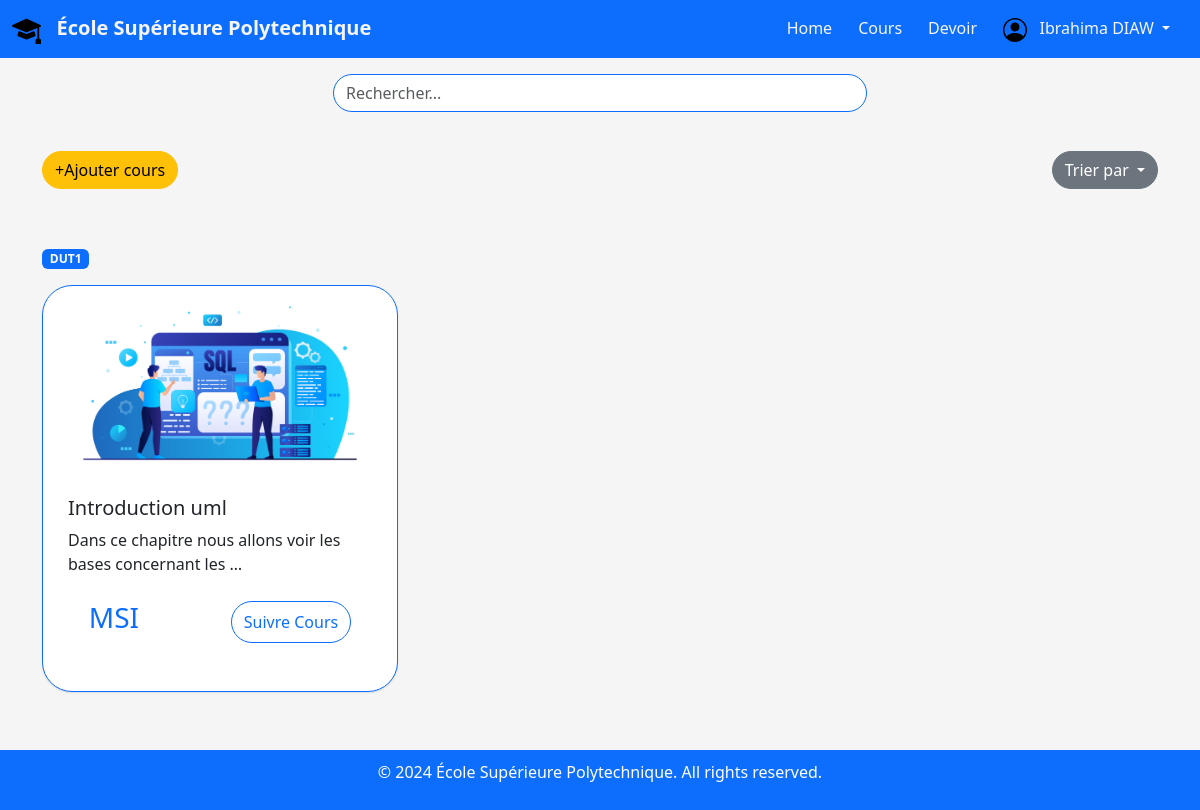
/enseignant/cours (signed in), run on an earlier commit of the app's database.
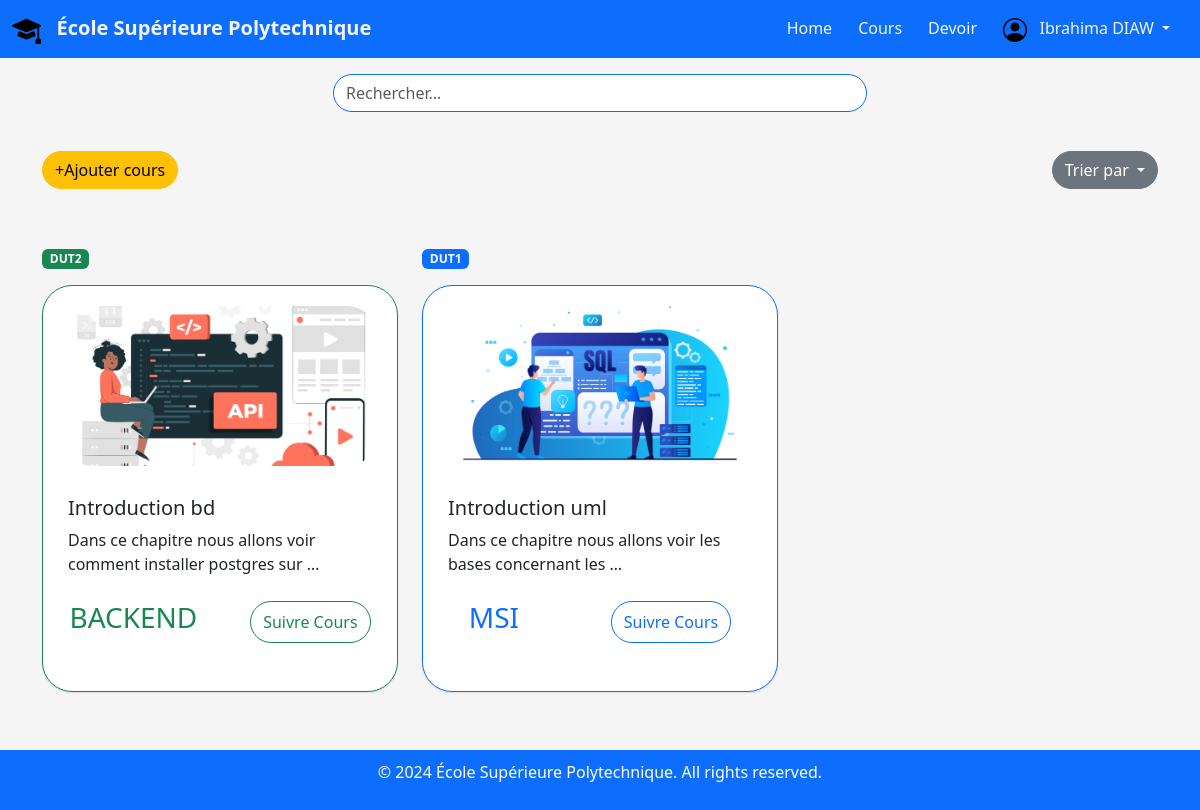
And on a later commit of the database.
### enseignant/models.py (models this page shows, shortened)
class model_Cours(models.Model):
    id = models.AutoField(primary_key=True)
    title = models.CharField(max_length=100)
    subject = models.CharField(max_length=100)
    classe = models.CharField(max_length=15)
    description = models.TextField()
    teacher = models.ForeignKey(User, on_delete=models.CASCADE)
    created_at = models.DateTimeField(auto_now_add=True)
    updated_at = models.DateTimeField(auto_now=True)
    image_file = models.FileField(upload_to='images/')
    video_file = models.FileField(upload_to='videos/')

### enseignant/views.py (the view)
# urls.py: path('cours', views.cours, name='cours_enseignant'),
@login_required(login_url='/enseignant/login')
def cours(request):
    if request.method == "GET":
        tri = request.GET.get('tri')
        if tri:
            v_teacher = request.user
            ensemble = model_Cours.objects.filter(teacher=v_teacher).order_by('-id')  # Tri par défaut
            if tri == 'dut1':
                ensemble = ensemble.filter(classe='DUT1')
            elif tri == 'dut2':
                ensemble = ensemble.filter(classe='DUT2')
            if ensemble.exists():
                need = [{
                    "id": cours.id,
                    "title": cours.title,
                    "description": cours.description,
                    "subject": cours.subject,
                    "classe": cours.classe,
                    "image_file": cours.image_file,
                } for cours in ensemble]
            else:
                need = []
            return render(request, 'cours_t/cours.html', {'all_cours': need})
        else:
            v_teacher = request.user
            ensemble = model_Cours.objects.filter(teacher=v_teacher).order_by('-id')
            if ensemble.exists():
                need = [{
                    "id": cours.id,
                    "title": cours.title,
                    "description": cours.description,
                    "subject": cours.subject,
                    "classe": cours.classe,
                    "image_file": cours.image_file,
                } for cours in ensemble]
            else:
                need = []
            return render(request, 'cours_t/cours.html', {'all_cours': need})
    else:
        return redirect('/enseignant/home')

### enseignant/templates/cours_t/cours.html (shortened to what this page needs)
{% extends 'main_t/base.html' %}
{% block content %}
<div class="container mt-3">
    <form id="searchForm" action="{% url 'search_t' %}" method="post">
        <div class="row justify-content-center">
            <div class="col-md-6">
                <div class="input-group mb-2">
                    <input id="searchInput" type="text" required class="form-control rounded-5 mt-0 border-primary" name="query" value="{{ query }}" placeholder="Rechercher...">
                </div>
            </div>
        </div>
    </form>
</div>
<div class="mt-3">
    <div class="row align-items-center">
        <div class="col-md-6 text-md-start mb-2">
            <a href="{% url 'add_cours_enseignant' %}" class="btn btn-warning rounded-5">+Ajouter cours</a>
        </div>
        <div class="col-md-6 text-md-end mb-2">
            <div class="dropdown">
                <button class="btn btn-secondary dropdown-toggle rounded-5" type="button" id="dropdownMenuButton" data-bs-toggle="dropdown" aria-expanded="false">
                    Trier par
                </button>
            </div>
        </div>
    </div>
</div>
<div class="row row-cols-1 row-cols-md-3 g-4 py-5">
{% for cours in all_cours %}
    <div class="col">
        <div class="mb-3">
            <span class="badge {% if cours.classe == 'DUT1' %} bg-primary {% else %} bg-success {% endif %}">{{ cours.classe }}</span>
        </div>
        <div class="card {% if cours.classe == 'DUT1' %} border-primary {% else %} border-success {% endif %}">
            {% if cours.image_file %}
                {% with image_url=cours.image_file.url %}
                    <img src="{{ image_url }}" class="card-img-top" alt="{{ cours.title }}">
                {% endwith %}
            {% else %}
                <p>No image available</p>
            {% endif %}
            <div class="card-body">
                <h5 class="card-title">{{ cours.title|capfirst }}</h5>
                <p class="card-text">{{ cours.description|truncatewords:10 }}</p>
            </div>
            <div class="mb-5 d-flex justify-content-around">
                <h3 class="{% if cours.classe == 'DUT1' %} text-primary {% else %} text-success {% endif %}">{{ cours.subject }}</h3>
                <button class="btn {% if cours.classe == 'DUT1' %} btn-outline-primary {% else %} btn-outline-success {% endif %} rounded-5">
                    {% if cours.id %}
                        <a href="{% url 'media_course' cours.id %}" style="color: inherit; text-decoration: none;">Suivre Cours</a>
                    {% else %}
                        <span style="color: red;">Invalid Link</span>
                    {% endif %}
                </button>
            </div>
        </div>
    </div>
    {% endfor %}
</div>
{% endblock %}

### enseignant/templates/main_t/base.html (shortened to what this page needs)
<!DOCTYPE html>
<html lang="en">
<head>
  {% load static %}
  <link href="https://cdn.jsdelivr.net/npm/bootstrap@5.3.0-alpha1/dist/css/bootstrap.min.css" rel="stylesheet">
</head>
<body>
    <nav class="navbar navbar-expand-lg navbar-dark">
        <div class="container-fluid">
            <a class="navbar-brand" {% if user.is_authenticated %} href="/enseignant/home" {% else %} href="/" {% endif %} style="color: #f5f5f5;">
                <img src="{% static 'test/logo_esp.svg' %}" alt="Logo" height="29">
                &nbsp; École Supérieure Polytechnique</a>
            <div class="collapse navbar-collapse justify-content-end" id="navbarNav">
                <ul class="navbar-nav">
                    {% if user.is_authenticated %}
                        <li class="nav-item">
                            <a class="nav-link" href="/enseignant/home" style="color: #f5f5f5;">Home</a>
                        </li>
                        <li class="nav-item">
                            <a class="nav-link" href="/enseignant/cours" style="color: #f5f5f5;">Cours</a>
                        </li>
                        <li class="nav-item">
                            <a class="nav-link" href="/enseignant/devoir" style="color: #f5f5f5;">Devoir</a>
                        </li>
                        <li class="nav-item dropdown">
                            <a class="nav-link dropdown-toggle" href="#" id="navbarDropdown" role="button" data-bs-toggle="dropdown" aria-expanded="false" style="color: #f5f5f5;">
                                <img src="{% static 'test/account.svg' %}" alt="Account Icon" width="24" height="24">
                                &nbsp; {{ user.first_name|capfirst }} {{ user.last_name|upper }}
                            </a>
                        </li>
                    {% endif %}
                </ul>
            </div>
        </div>
    </nav>
    <div class="container">
        {% block content %}
        {% endblock %}
    </div>
    <footer class="footer">
        <div class="container">
            <p>&copy; 2024 École Supérieure Polytechnique. All rights reserved.</p>
        </div>
    </footer>
</body>
</html>

### enseignant/templates/main_t/base.html (style rules this page uses)
body { background-color: #f5f5f5; padding-bottom: 70px; }
.navbar-brand { color: #ffffff; font-weight: bold; }
.navbar { background-color: #0d6efd; }
.form-control { margin-bottom: 15px; }
.footer { position: fixed; left: 0; bottom: 0; width: 100%; background-color: #0d6efd; color: #ffffff; text-align: center; padding: 10px 0; z-index: 999; }
.navbar-nav .navbar-text, .navbar-nav .nav-link { margin-right: 10px; color: #f5f5f5; }
.card-img-top { width: 100%; height: 200px; object-fit: cover; border-radius: 50px; padding: 20px; }
.card { border-radius: 30px; box-shadow: rgba(0, 0, 0, 0.1) 0px 1px 2px 0px; }
.card-body { padding: 25px; margin-top: -15px; }
h3, h5 { color: rgb(0, 91, 228); }

What changed in the data, as far as the page shows it:
added model_Cours: classe "DUT2", image_file "images/sql.jpg" (drawn), title "Introduction bd", description "Dans ce chapitre nous allons voir comment installer postgres sur …", subject "BACKEND"
Also different on the page:
new list line: "Suivre Cours"
